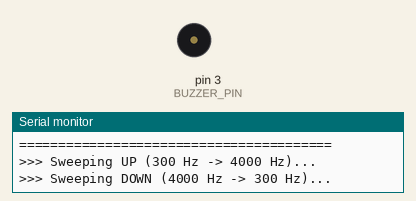
Recording of a sketch running on a simulated Arduino Nano, built with avr-gcc and run on an emulated ATmega328P. On the bench: buzzer (waves = sounding), the last lines printed to the serial monitor.

Above: at 5.7 s.
At 7.93 s:
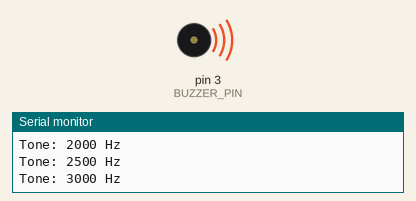
Timing chart, 0 to 8.3 s (numbered marks = the images above):
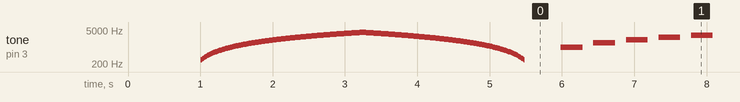

Measured:
- by itself, tone on pin 3 (BUZZER_PIN): plays 300 Hz for 0.02 s, 325 Hz for 0.02 s, 350 Hz for 0.02 s, 375 Hz for 0.02 s, 400 Hz for 0.02 s, 425 Hz for 0.02 s … (3754 notes in this stretch)

The sketch:

buzzer_test.ino
```cpp
// Arduino Nano Buzzer Frequency Sweep Test
// Pin: D3
//
// This sketch tests your buzzer on Pin D3 by:
// 1. Sweeping through audible frequencies (300 Hz - 4000 Hz) upwards and downwards.
// 2. Printing the current frequency to Serial Monitor (115200 baud).
// 3. Testing alarm siren pulses.
//
// NOTE:
// - If your buzzer changes pitch across the sweep, it is a PASSIVE buzzer.
// - If it only clicks or buzzes at one constant pitch regardless of frequency, it is an ACTIVE buzzer.

#define BUZZER_PIN 3

const int START_FREQ = 300;   // Starting frequency in Hz
const int END_FREQ   = 4000;  // Maximum frequency in Hz
const int STEP_FREQ  = 25;    // Step size in Hz
const int STEP_DELAY = 15;    // Milliseconds per step

void setup() {
  Serial.begin(115200);
  while (!Serial);

  pinMode(BUZZER_PIN, OUTPUT);

  Serial.println(F("========================================"));
  Serial.println(F(" Arduino Nano Buzzer Test (Pin D3)"));
  Serial.println(F(" Sweeping from 300 Hz to 4000 Hz..."));
  Serial.println(F("========================================"));
  delay(1000);
}

void loop() {
  // -------------------------------------------------------------
  // Test 1: Upward Frequency Sweep (300 Hz -> 4000 Hz)
  // -------------------------------------------------------------
  Serial.println(F(">>> Sweeping UP (300 Hz -> 4000 Hz)..."));
  for (int freq = START_FREQ; freq <= END_FREQ; freq += STEP_FREQ) {
    tone(BUZZER_PIN, freq);
    delay(STEP_DELAY);
  }

  // -------------------------------------------------------------
  // Test 2: Downward Frequency Sweep (4000 Hz -> 300 Hz)
  // -------------------------------------------------------------
  Serial.println(F(">>> Sweeping DOWN (4000 Hz -> 300 Hz)..."));
  for (int freq = END_FREQ; freq >= START_FREQ; freq -= STEP_FREQ) {
    tone(BUZZER_PIN, freq);
    delay(STEP_DELAY);
  }

  noTone(BUZZER_PIN);
  delay(500);

  // -------------------------------------------------------------
  // Test 3: Common Alarm Frequencies (Stepped)
  // -------------------------------------------------------------
  int testFreqs[] = { 1000, 1500, 2000, 2500, 3000 };
  Serial.println(F(">>> Testing Key Frequencies (listen for peak volume):"));
  for (int i = 0; i < 5; i++) {
    Serial.print(F("Tone: "));
    Serial.print(testFreqs[i]);
    Serial.println(F(" Hz"));

    tone(BUZZER_PIN, testFreqs[i]);
    delay(300);
    noTone(BUZZER_PIN);
    delay(150);
  }

  delay(500);

  // -------------------------------------------------------------
  // Test 4: Fault Alarm Siren Simulation (Dual-Tone Alternating)
  // -------------------------------------------------------------
  Serial.println(F(">>> Testing Dual-Tone Fault Alarm Siren..."));
  for (int i = 0; i < 6; i++) {
    tone(BUZZER_PIN, 2500); // High pitch
    delay(120);
    tone(BUZZER_PIN, 1800); // Low pitch
    delay(120);
  }

  noTone(BUZZER_PIN);
  Serial.println(F("--- Cycle Complete. Pausing 2 seconds ---\n"));
  delay(2000);
}
```
